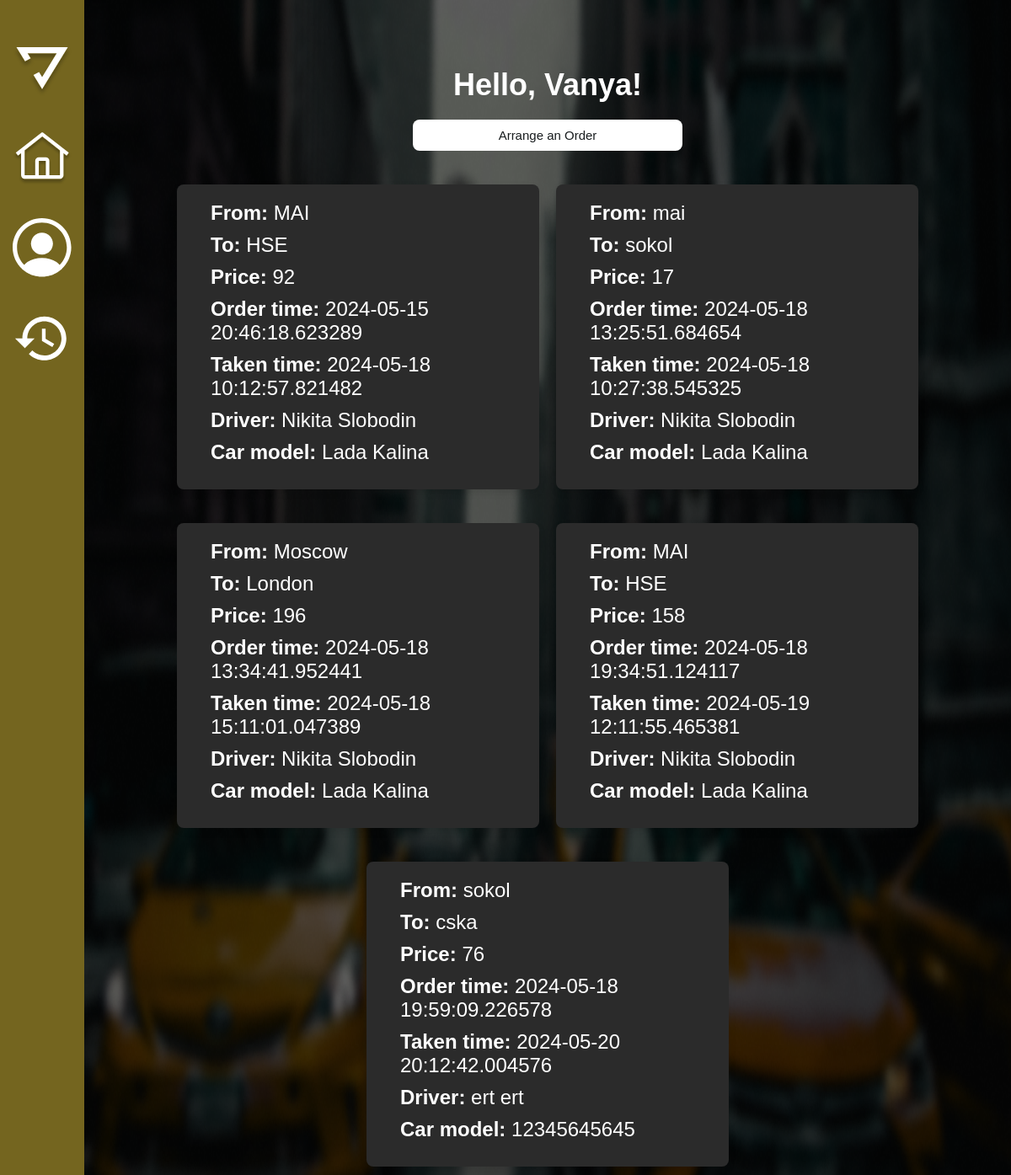
The app's page /index (signed in) with its own data.
### app/models.py (models this page shows, shortened)
class User(UserMixin, db.Model):
    id = db.Column(db.Integer, primary_key=True)
    first_name = db.Column(db.String(64), index=True, nullable=False)
    last_name = db.Column(db.String(64), index=True, nullable=False)
    email = db.Column(db.String(128), unique=True, index=True, nullable=False)
    password_hashed = db.Column(db.String(200), nullable=False)
    orders = db.relationship('Order', backref='user', lazy='dynamic')
    role = db.Column(db.String(64), default='user')

class Order(db.Model):
    id = db.Column(db.Integer, primary_key=True)
    place_start = db.Column(db.String(140), nullable=False)
    place_end = db.Column(db.String(140), nullable=False)
    price = db.Column(db.String(140), nullable=False)
    order_time = db.Column(db.DateTime, index=True, nullable=True)
    order_taked = db.Column(db.DateTime, index=True, nullable=True)
    order_finished = db.Column(db.DateTime, index=True, nullable=True)
    user_id = db.Column(db.Integer, db.ForeignKey('user.id'))
    driver_id = db.Column(db.Integer, db.ForeignKey('driver.id'), nullable=True)
    driver = db.relationship('Driver', back_populates='orders')
    score = db.Column(db.Integer, default=0)

class Driver(UserMixin, db.Model):
    id = db.Column(db.Integer, primary_key=True)
    first_name = db.Column(db.String(64), index=True, nullable=False)
    last_name = db.Column(db.String(64), index=True, nullable=False)
    middle_name = db.Column(db.String(64), index=True)
    email = db.Column(db.String(128), unique=True, index=True, nullable=False)
    car_model = db.Column(db.String(64), index=True, nullable=False)
    license_plate = db.Column(db.String(64), unique=True, index=True, nullable=False)
    password_hashed = db.Column(db.String(200), nullable=False)
    orders = db.relationship('Order', backref='driver', lazy='dynamic')
    role = db.Column(db.String(20), default='driver')
    status = db.Column(db.String(20), default='inactive', nullable=False)
    number_of_ratings = db.Column(db.Integer, default=0, nullable=False)
    rating = db.Column(db.Float, default=0.0, nullable=False)
    orders = db.relationship('Order', back_populates='driver')

### app/routes.py (the view)
@app.route('/index')
@login_required('user')
def index():
    orders = Order.query.filter(
        Order.user_id == current_user.id,
        db.or_(Order.order_taked.is_(None), Order.order_finished.is_(None))
    ).all()
    return render_template('index.html', orders=orders)

### app/models.py (called while the page is built)
@login.user_loader
def load_user(id):
    driver = Driver.query.get(int(id))
    if driver:
        return driver
    return User.query.get(int(id))

### app/utils.py (called while the page is built)
def login_required(role):
    def wrapper(func):
        @wraps(func)
        def decorated_view(*args, **kwargs):
            if not current_user.is_authenticated:
                return redirect(url_for('choice'))
            if current_user.role != role:
                print(f"Пользователь {current_user.email} имеет роль {current_user.role}, а ожидалось {role}")
                return abort(403)
            print(f"Пользователь {current_user.email} имеет роль {current_user.role}")
            return func(*args, **kwargs)
        return decorated_view
    return wrapper

### app/templates/index.html (shortened to what this page needs)
<!DOCTYPE html>
<html lang="ru">
<head>
    <link rel="stylesheet" href="{{ url_for('static', filename='css/style.css') }}">
</head>
<body class="index-page">
    <div class="list-order-page">
        <div class="container index">
            <div class="content">
                <div class="sidebar">
                    <div class="sidebar-item">
                        <a href="{{ url_for('choice') }}">
                            <img class="logo" src="../static/css/images/logo.svg" alt="logo">
                        </a>
                    </div>
                    <div class="sidebar-item">
                        <a href="{{ url_for('index') }}">
                            <img class="home-img" src="../static/css/images/home.svg" alt="home">
                        </a>
                        <a href="{{ url_for('profile') }}">
                            <img class="profile-img" src="../static/css/images/profile.svg" alt="profile">
                        </a>
                        <a href="{{ url_for('history_of_user_orders') }}">
                            <img class="history-img" src="../static/css/images/history.svg" alt="history">
                        </a>
                    </div>
                </div>
                <div class="content__main index">
                    <div class="content__container">
                        <h1 class="greeting">Hello, {{ current_user.first_name }}!</h1>
                        <div class="arrange-order-container">
                            <a href="{{ url_for('order') }}" class="arrange-order-btn">Arrange an Order</a>
                        </div>
                    </div>
                    <div class="orders__container">
                        <div class="available-order__container">
                            {% for order in orders %}
                                <div class="orders-item available-order">
                                    <div class="orders-item-text"><strong>From:</strong> {{ order.place_start }}</div>
                                    <div class="orders-item-text"><strong>To:</strong> {{ order.place_end }}</div>
                                    <div class="orders-item-text"><strong>Price:</strong> {{ order.price }}</div>
                                    <div class="orders-item-text"><strong>Order time:</strong> {{ order.order_time }}</div>
                                    {% if order.order_taked %}
                                        <div class="orders-item-text"><strong>Taken time:</strong> {{ order.order_taked }}</div>
                                        <div class="orders-item-text"><strong>Driver:</strong> {{ order.driver.first_name }} {{ order.driver.last_name }}</div>
                                        <div class="orders-item-text"><strong>Car model:</strong> {{ order.driver.car_model }}</div>
                                    {% else %}
                                        <form method="post" action="{{ url_for('cancel_order', order_id=order.id) }}">
                                            <button type="submit" class="btn btn-danger">Cancel Order</button>
                                        </form>
                                    {% endif %}
                                </div>
                            {% endfor %}
                        </div>
                    </div>
                </div>
            </div>
        </div>
    </div>
</body>
</html>

### app/static/css/style.css (style rules this page uses)
*, *::before, *::after { box-sizing: border-box; }
html, body { margin: 0; padding: 0; height: 100%; }
body { font-family: 'Ubuntu', sans-serif; font-size: 15px; font-weight: 400; color: #212529; }
body.index-page { background: none; color: #fff; font-family: 'Ubuntu', sans-serif; }
.index-page .list-order-page { min-height: 100vh; display: flex; flex-direction: column; }
.index-page .container { flex: 1; }
.index-page .content { flex: 1; display: flex; }
.index-page .content__main { flex: 1; display: flex; flex-direction: column; }
.index-page .orders__container { flex: 1; display: flex; flex-direction: column; justify-content: space-between; }
a { text-decoration: none; color: inherit; }
body:not(.history-page) { background-image: url('images/background.png'); background-position: center; background-repeat: no-repeat; background-size: 105% 105%; background-attachment: fixed; color: #fff; font-family: 'Ubuntu', sans-serif; }
.sidebar { width: 100px; background-color: #74651f; display: flex; flex-direction: column; align-items: center; justify-content: flex-start; padding-top: 20px; padding-bottom: 20px; position: fixed; top: 0; height: 100%; }
.sidebar-item { display: flex; flex-direction: column; align-items: center; }
.sidebar img { width: 70px; margin-bottom: 35px; }
.logo { margin-top: 35px; }
.content { width: 100%; display: flex; }
.content__main { width: calc(100% - 100px); background-color: #191d1f; display: flex; justify-content: center; margin-left: 100px; }
.index { background: none; }
.content__container { margin-top: 60px; }
.orders__container { margin-top: 30px; }
.orders-item { width: 400px; padding: 20px; margin: 10px 0; background-color: #2b2b2b; border-radius: 8px; box-shadow: 0 4px 8px rgba(0, 0, 0, 0.1); transition: transform 0.3s ease; word-wrap: break-word; }
.orders-item-text { margin-bottom: 10px; font-size: 16px; }
.orders-item div { margin-left: 20px; }
.current-order div, .available-order div { font-size: 24px; }
.available-order__container { display: flex; flex-wrap: wrap; justify-content: center; gap: 20px; }
.available-order { padding-top: 20px; flex-grow: 1; flex-shrink: 0; flex-basis: calc(50% - 10px); max-width: calc(40% - 10px); margin: 25px; }
.greeting { margin: 20px 0; font-size: 36px; text-align: center; }
.arrange-order-container { display: flex; justify-content: center; margin-top: 20px; }
.arrange-order-btn { width: 320px; padding: 10px 20px; background-color: #fff; color: #191d1f; border: none; border-radius: 8px; cursor: pointer; transition: background-color 0.3s ease; text-align: center; }
.orders-item { width: 300px; padding: 20px; margin: 10px 0; background-color: #2b2b2b; border-radius: 8px; box-shadow: 0 4px 8px rgba(0, 0, 0, 0.1); transition: transform 0.3s ease; }
.arrange-order-btn { padding: 10px 20px; background-color: #fff; color: #191d1f; border: none; border-radius: 8px; cursor: pointer; transition: background-color 0.3s ease; }

### records on screen
User: first_name "Vanya"
Order: place_start "MAI", place_end "HSE", price "92", order_time "2024-05-15 20:46:18.623289", order_taked "2024-05-18 10:12:57.821482", driver.first_name "Nikita", driver.last_name "Slobodin", driver.car_model "Lada Kalina"
Order: place_start "mai", place_end "sokol", price "17", order_time "2024-05-18 13:25:51.684654", order_taked "2024-05-18 10:27:38.545325", driver.first_name "Nikita", driver.last_name "Slobodin", driver.car_model "Lada Kalina"
Order: place_start "Moscow", place_end "London", price "196", order_time "2024-05-18 13:34:41.952441", order_taked "2024-05-18 15:11:01.047389", driver.first_name "Nikita", driver.last_name "Slobodin", driver.car_model "Lada Kalina"
Order: place_start "MAI", place_end "HSE", price "158", order_time "2024-05-18 19:34:51.124117", order_taked "2024-05-19 12:11:55.465381", driver.first_name "Nikita", driver.last_name "Slobodin", driver.car_model "Lada Kalina"
Order: place_start "sokol", place_end "cska", price "76", order_time "2024-05-18 19:59:09.226578", order_taked "2024-05-20 20:12:42.004576", driver.first_name "ert", driver.last_name "ert", driver.car_model "12345645645"
